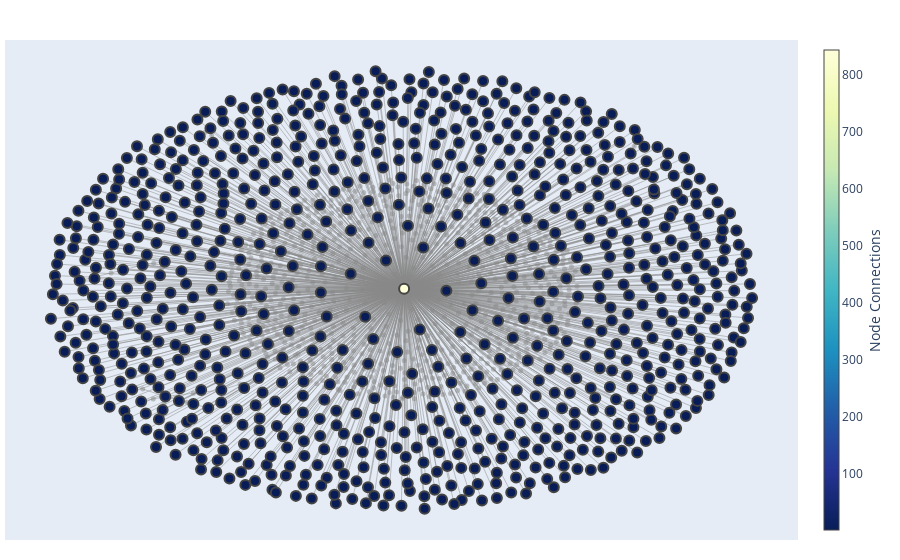

Notebook code cell kept with this figure:
### Code cell
plot_subgraph_in_plotly(subgraph)
